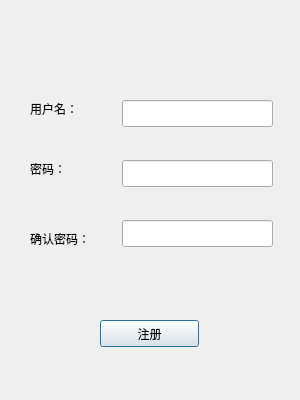
<?xml version="1.0" encoding="UTF-8"?>
<ui version="4.0">
 <class>SignUp</class>
 <widget class="QDialog" name="SignUp">
  <property name="geometry">
   <rect>
    <x>0</x>
    <y>0</y>
    <width>300</width>
    <height>400</height>
   </rect>
  </property>
  <property name="sizePolicy">
   <sizepolicy hsizetype="Fixed" vsizetype="Fixed">
    <horstretch>0</horstretch>
    <verstretch>0</verstretch>
   </sizepolicy>
  </property>
  <property name="minimumSize">
   <size>
    <width>300</width>
    <height>400</height>
   </size>
  </property>
  <property name="maximumSize">
   <size>
    <width>300</width>
    <height>400</height>
   </size>
  </property>
  <property name="windowTitle">
   <string>注册用户</string>
  </property>
  <widget class="QLineEdit" name="lineEdit">
   <property name="geometry">
    <rect>
     <x>122</x>
     <y>100</y>
     <width>151</width>
     <height>27</height>
    </rect>
   </property>
  </widget>
  <widget class="QLineEdit" name="lineEdit_2">
   <property name="geometry">
    <rect>
     <x>122</x>
     <y>160</y>
     <width>151</width>
     <height>27</height>
    </rect>
   </property>
   <property name="echoMode">
    <enum>QLineEdit::Password</enum>
   </property>
  </widget>
  <widget class="QLineEdit" name="lineEdit_3">
   <property name="geometry">
    <rect>
     <x>122</x>
     <y>220</y>
     <width>151</width>
     <height>27</height>
    </rect>
   </property>
   <property name="echoMode">
    <enum>QLineEdit::Password</enum>
   </property>
  </widget>
  <widget class="QLabel" name="label">
   <property name="geometry">
    <rect>
     <x>30</x>
     <y>100</y>
     <width>68</width>
     <height>17</height>
    </rect>
   </property>
   <property name="text">
    <string>用户名：</string>
   </property>
  </widget>
  <widget class="QLabel" name="label_2">
   <property name="geometry">
    <rect>
     <x>30</x>
     <y>160</y>
     <width>68</width>
     <height>17</height>
    </rect>
   </property>
   <property name="text">
    <string>密码：</string>
   </property>
  </widget>
  <widget class="QLabel" name="label_3">
   <property name="geometry">
    <rect>
     <x>30</x>
     <y>230</y>
     <width>68</width>
     <height>17</height>
    </rect>
   </property>
   <property name="text">
    <string>确认密码：</string>
   </property>
  </widget>
  <widget class="QPushButton" name="pushButton">
   <property name="geometry">
    <rect>
     <x>100</x>
     <y>320</y>
     <width>99</width>
     <height>27</height>
    </rect>
   </property>
   <property name="text">
    <string>注册</string>
   </property>
  </widget>
 </widget>
 <resources/>
 <connections/>
</ui>
